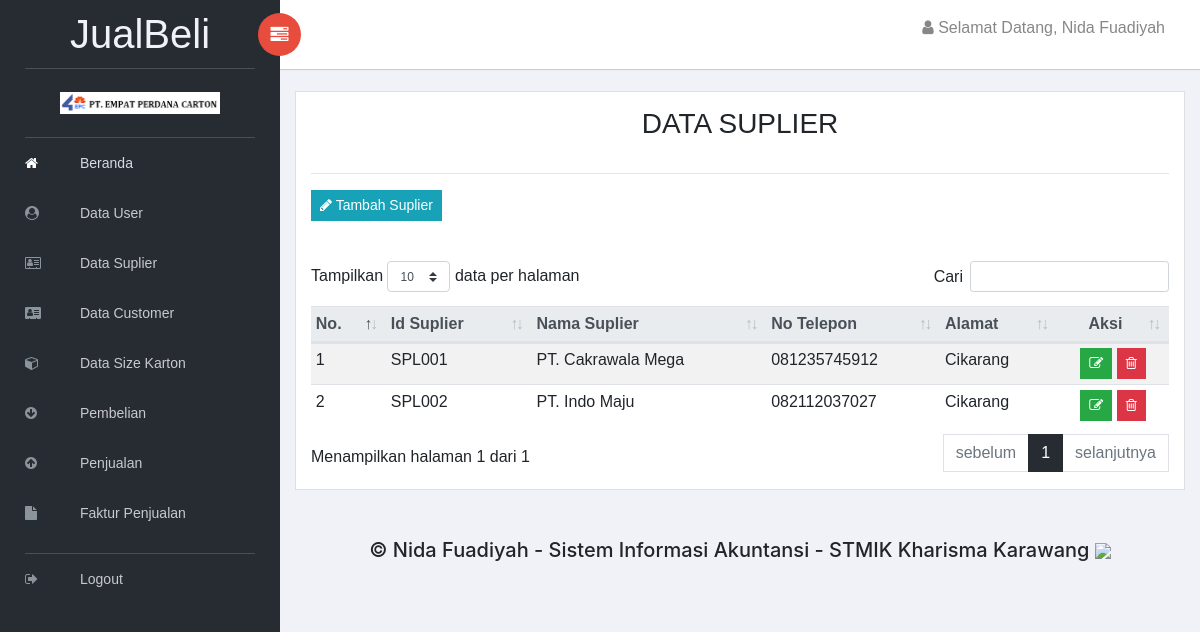
Page /index.php?p=suplier (signed in) on the committed database.
### tables this page shows
CREATE TABLE `suplier`  (
  `id_suplier` varchar(6) NOT NULL,
  `nama_suplier` varchar(50) NOT NULL,
  `no_tlp` varchar(12) NOT NULL,
  `alamat` varchar(50) NOT NULL,
  PRIMARY KEY (`id_suplier`) USING BTREE
);

### index.php (called while the page is built, shortened)
<?php
include_once 'class/index.php';
$index = new index;

### class/suplier.php (called while the page is built, shortened)
<?php
class suplier
{
    public function tampil_suplier()
    {
        $koneksi = new koneksi;
        $query = mysqli_query($koneksi->conn, "SELECT * FROM suplier");
        if (mysqli_num_rows($query) > 0) {
            while ($row = mysqli_fetch_array($query)) {
                $data[] = $row;
            }
            return $data;
        }
    }
}

### class/koneksi.php (called while the page is built, shortened)
<?php
class koneksi
{
    private $dbhost = "localhost";
    private $dbuser = "root";
    private $dbpass = "";
    private $dbname = "jualbeli";
    public function __construct()
    {
        $this->conn = mysqli_connect($this->dbhost, $this->dbuser, $this->dbpass, $this->dbname) or die("Koneksi gagal");
    }
}

### views/suplier/tampil_suplier.php (the view)
<div class="col-lg-12" style="font-family:Arial">
	<div class="card">
		<div class="card-body">
			<div class="box-body">
				<div class="text-center">
					<h3 class="page-header">
						DATA SUPLIER
					</h3>
					<hr>
				</div>
				<p><a href="?p=tambah_suplier"><button class="btn btn-sm btn-info"><span class="fa fa-pencil"></span> Tambah Suplier</button></a></p><br>
				<table id="dataTable" class="table table-sm table-striped">
					<thead class="thead-light">
						<tr>
							<th>No.</th>
							<th>Id Suplier</th>
							<th>Nama Suplier</th>
							<th>No Telepon</th>
							<th>Alamat</th>
							<th style="text-align:center">Aksi</th>
						</tr>
					</thead>
					<tbody>
						<?php
						if ($suplier->tampil_suplier() != FALSE) {
							$no = 1;
							foreach ($suplier->tampil_suplier() as $data_suplier) {
								?>
								<tr>
									<td><?php echo $no; ?></td>
									<td><?php echo $data_suplier['id_suplier']; ?></td>
									<td><?php echo $data_suplier['nama_suplier']; ?></td>
									<td><?php echo $data_suplier['no_tlp']; ?></td>
									<td><?php echo $data_suplier['alamat']; ?></td>
									<td style="text-align:center">
										<a href="?p=edit_suplier&id_suplier=<?php echo $data_suplier['id_suplier']; ?>"><button class="btn btn-sm btn-success btn-custom"><span class="fa fa-edit"></span></button></a>
										<a href="?p=hapus_suplier&id_suplier=<?php echo $data_suplier['id_suplier']; ?>"><button class="btn btn-sm btn-danger btn-custom" onClick="return confirm('Yakin Akan Menghapus Data?');"><span class="fa fa-trash-o"></span></button></a></td>
							<?php
									$no++;
								}
							}
							?>
					</tbody>
				</table>
			</div>
		</div>
	</div>
</div>

### rows in the picture
suplier: id_suplier "SPL001", nama_suplier "PT. Cakrawala Mega", no_tlp "081235745912", alamat "Cikarang"
suplier: id_suplier "SPL002", nama_suplier "PT. Indo Maju", no_tlp "082112037027", alamat "Cikarang"

### other values in the picture
$_SESSION['nama_user'] "Nida Fuadiyah"
